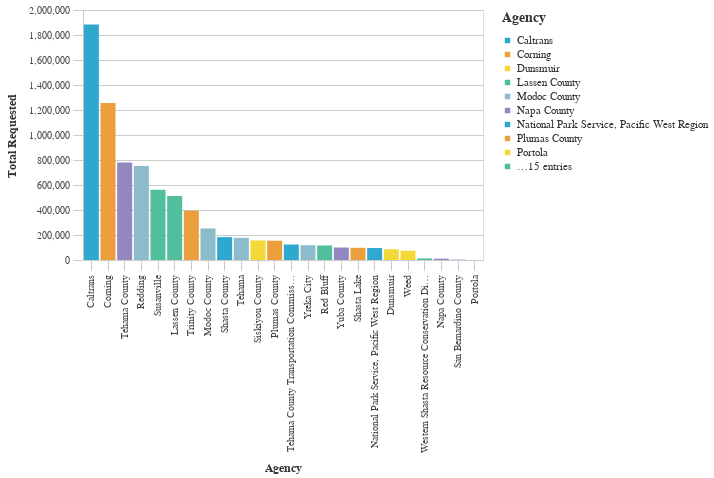

Write notebook code for a chart like this one.
### Markdown cell above
### Average Total Requested Funds by Agency ($2021)

### Code cell
#Bar chart Average Total Requested Funds by Agency
chart4=(_dla_utils.basic_bar_chart_no_save((((_dla_utils.calculate_data_all(df, 'adjusted_total_requested', 'primary_agency_name', aggfunc="mean"))
                          >>arrange(-_.adjusted_total_requested)).head(30)
                        ), 'primary_agency_name','adjusted_total_requested', 'primary_agency_name', district
                          
                       ))
    
display(chart4)

### Figure 1 — Vega-Lite specification as saved in the notebook (floating-point values rounded to 4 significant figures)
{"config": {"view": {"continuousWidth": 400, "continuousHeight": 300}, "axis": {"domainColor": "#cbcbcb", "grid": true, "gridColor": "#cbcbcb", "gridWidth": 1, "labelColor": "#474747", "labelFont": "Nunito Sans", "labelFontSize": 10, "labelPadding": 4, "tickColor": "#cbcbcb", "tickSize": 10, "titleColor": "#333", "titleFont": "Raleway", "titleFontSize": 12, "titlePadding": 10}, "axisBand": {"grid": false}, "background": "white", "font": "Raleway", "header": {"labelFont": "Nunito Sans", "titleFont": "Raleway"}, "legend": {"labelColor": "#333", "labelFont": "Nunito Sans", "labelFontSize": 11, "labelLimit": 0, "padding": 1, "symbolSize": 30, "symbolType": "square", "titleColor": "#333", "titleFont": "Raleway", "titleFontSize": 14, "titlePadding": 10}, "title": {"anchor": "middle", "font": "Raleway", "fontSize": 18, "fontWeight": 300, "offset": 20}}, "data": {"name": "data-8d75b06c2ed2c75198a8ec817ad71395"}, "mark": "bar", "encoding": {"color": {"field": "primary_agency_name", "legend": {"symbolLimit": 10, "title": "Agency"}, "scale": {"range": ["#2EA8CE", "#EB9F3C", "#F4D837", "#51BF9D", "#8CBCCB", "#9487C0"]}, "type": "nominal"}, "tooltip": [{"field": "primary_agency_name", "type": "nominal"}, {"field": "adjusted_total_requested", "type": "quantitative"}], "x": {"field": "primary_agency_name", "sort": "-y", "title": "Agency", "type": "nominal"}, "y": {"field": "adjusted_total_requested", "title": "Total Requested", "type": "quantitative"}}, "height": 250, "width": 400, "$schema": "https://vega.github.io/schema/vega-lite/v4.17.0.json", "datasets": {"data-8d75b06c2ed2c75198a8ec817ad71395": [{"primary_agency_name": "Caltrans", "adjusted_total_requested": 1884000.0}, {"primary_agency_name": "Corning", "adjusted_total_requested": 1255000.0}, {"primary_agency_name": "Tehama County", "adjusted_total_requested": 779800.0}, {"primary_agency_name": "Redding", "adjusted_total_requested": 752000.0}, {"primary_agency_name": "Susanville", "adjusted_total_requested": 562000.0}, {"primary_agency_name": "Lassen County", "adjusted_total_requested": 512300.0}, {"primary_agency_name": "Trinity County", "adjusted_total_requested": 394300.0}, {"primary_agency_name": "Modoc County", "adjusted_total_requested": 252600.0}, {"primary_agency_name": "Shasta County", "adjusted_total_requested": 182900.0}, {"primary_agency_name": "Tehama", "adjusted_total_requested": 177200.0}, {"primary_agency_name": "Siskiyou County", "adjusted_total_requested": 156900.0}, {"primary_agency_name": "Plumas County", "adjusted_total_requested": 154400.0}, {"primary_agency_name": "Tehama County Transportation Commission", "adjusted_total_requested": 123600.0}, {"primary_agency_name": "Yreka City", "adjusted_total_requested": 118700.0}, {"primary_agency_name": "Red Bluff", "adjusted_total_requested": 116000.0}, {"primary_agency_name": "Yuba County", "adjusted_total_requested": 99830.0}, {"primary_agency_name": "Shasta Lake", "adjusted_total_requested": 97650.0}, {"primary_agency_name": "National Park Service, Pacific West Region", "adjusted_total_requested": 95660.0}, {"primary_agency_name": "Dunsmuir", "adjusted_total_requested": 85650.0}, {"primary_agency_name": "Weed", "adjusted_total_requested": 74310.0}, {"primary_agency_name": "Western Shasta Resource Conservation District", "adjusted_total_requested": 12870.0}, {"primary_agency_name": "Napa County", "adjusted_total_requested": 10870.0}, {"primary_agency_name": "San Bernardino County", "adjusted_total_requested": 2830.0}, {"primary_agency_name": "Portola", "adjusted_total_requested": 440.2}]}}
